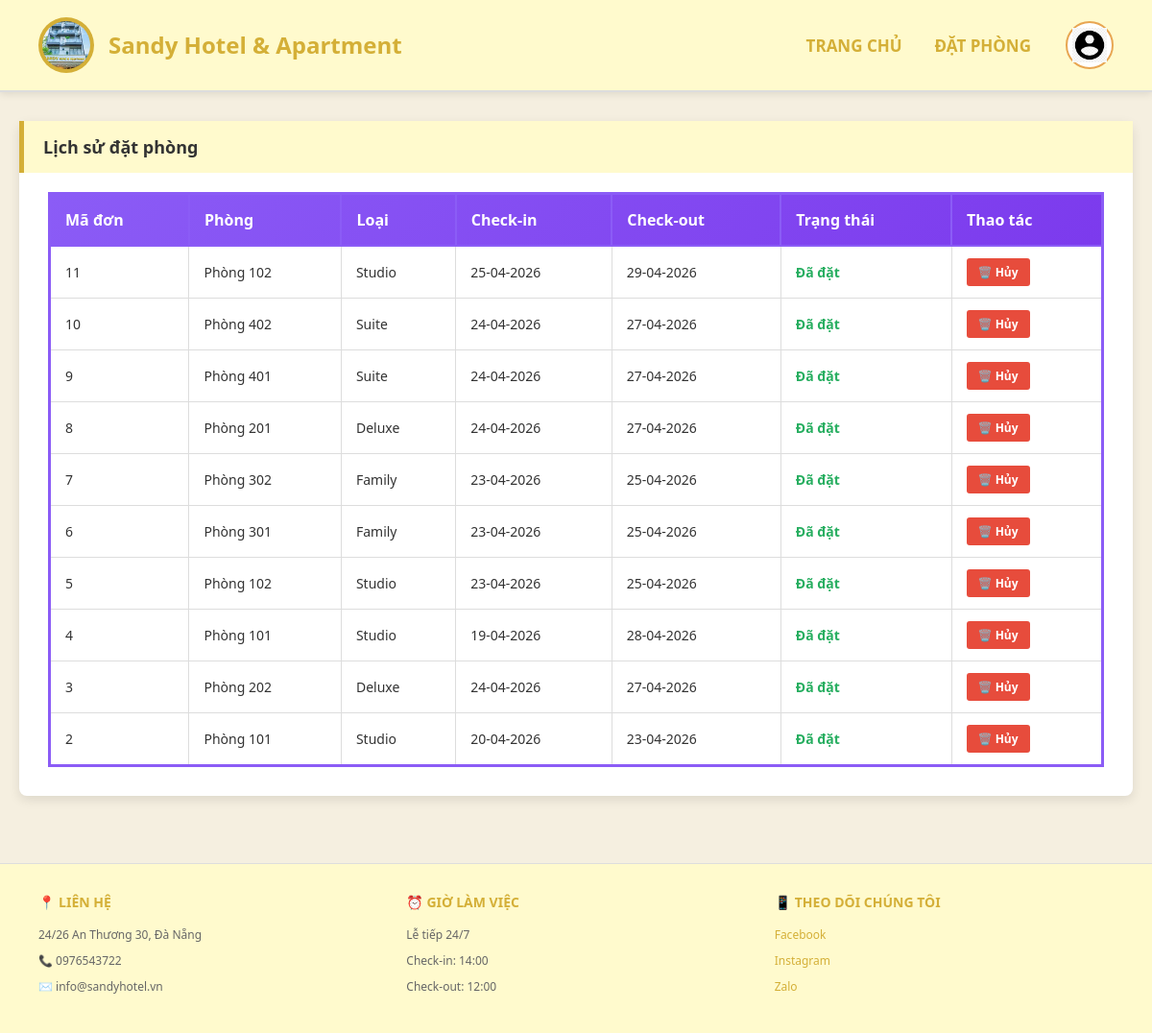
Before: /booking-history/ (signed in) with the older database file.
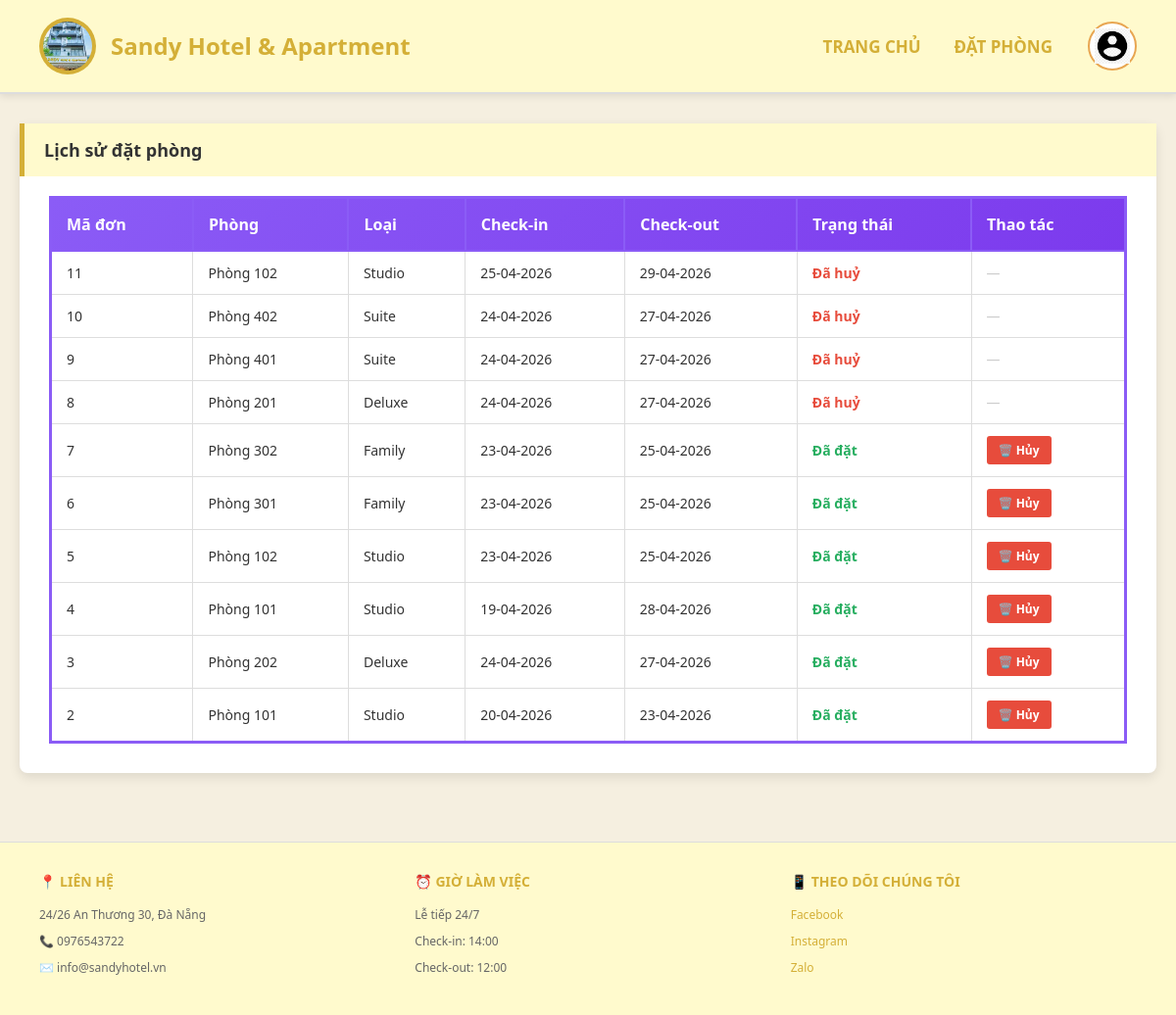
After: the same page with the newer database file.
### hotel/models.py (models this page shows, shortened)
class Booking(models.Model):
    user = models.ForeignKey(User, on_delete=models.CASCADE)
    room = models.ForeignKey(Room, on_delete=models.CASCADE)
    check_in = models.DateField()
    check_out = models.DateField()
    guest_count = models.PositiveIntegerField(default=1)
    special_request = models.TextField(blank=True)
    booking_group = models.CharField(max_length=32, blank=True, db_index=True)
    status = models.CharField(max_length=20, default='Đã đặt')  # Đã đặt, Đã huỷ, Đã check in
    created_at = models.DateTimeField(auto_now_add=True)

class Room(models.Model):
    STATUS_CHOICES = [
        ('available', 'Còn trống'),
        ('occupied', 'Đã thuê'),
        ('maintenance', 'Bảo trì'),
        ('unavailable', 'Không khả dụng'),
    ]
    room_type = models.ForeignKey(RoomType, on_delete=models.CASCADE, related_name='rooms')
    room_number = models.CharField(max_length=20, unique=True)  # 101, 102, 201, etc.
    floor = models.PositiveIntegerField(default=1)
    status = models.CharField(max_length=20, choices=STATUS_CHOICES, default='available')
    class Meta:
        ordering = ['floor', 'room_number']

class RoomType(models.Model):
    name = models.CharField(max_length=100)  # Studio, Deluxe, Twin, Double, etc.
    description = models.TextField()
    base_price = models.PositiveIntegerField()
    capacity = models.PositiveIntegerField(default=2)
    bed_count = models.PositiveIntegerField(default=1)  # Số giường
    image = models.URLField(blank=True, null=True)
    amenities = models.TextField(default='')  # Tiện nghi: WiFi, TV, AC, etc.
    created_at = models.DateTimeField(auto_now_add=True)
    class Meta:
        ordering = ['base_price']

### hotel/views.py (the view)
# urls.py: path('booking-history/', views.booking_history, name='booking_history'),
@login_required(login_url="/login/")
def booking_history(request):
    bookings = Booking.objects.filter(user=request.user).order_by("-created_at")
    return render(request, "booking_history.html", {"bookings": bookings})

### hotel/templates/booking_history.html (shortened to what this page needs)
{% extends 'base.html' %}
{% block content %}
<div class="booking-container">
  <div class="section-title">Lịch sử đặt phòng</div>
  {% if bookings %}
    <table class="booking-table">
      <thead>
        <tr>
          <th>Mã đơn</th>
          <th>Phòng</th>
          <th>Loại</th>
          <th>Check-in</th>
          <th>Check-out</th>
          <th>Trạng thái</th>
          <th>Thao tác</th>
        </tr>
      </thead>
      <tbody>
        {% for booking in bookings %}
          <tr>
            <td>{{ booking.id }}</td>
            <td>Phòng {{ booking.room.room_number }}</td>
            <td>{{ booking.room.room_type.name }}</td>
            <td>{{ booking.check_in|date:"d-m-Y" }}</td>
            <td>{{ booking.check_out|date:"d-m-Y" }}</td>
            <td>
              {% if booking.status == 'Đã đặt' %}
                <span class="status-đã-đặt">{{ booking.status }}</span>
              {% elif booking.status == 'Đã check in' %}
                <span class="status-đã-check-in">{{ booking.status }}</span>
              {% else %}
                <span class="status-đã-huỷ">{{ booking.status }}</span>
              {% endif %}
            </td>
            <td>
              {% if booking.status == 'Đã đặt' %}
                <a href="/cancel-booking/{{ booking.id }}/" class="action-btn">🗑️ Hủy</a>
              {% else %}
                <span style="color: #CCC;">—</span>
              {% endif %}
            </td>
          </tr>
        {% endfor %}
      </tbody>
    </table>
  {% else %}
    <div class="no-bookings">
      📭 Bạn chưa có đặt phòng nào. <br><br>
      <a href="/">👈 Bắt đầu đặt phòng</a>
    </div>
  {% endif %}
</div>
{% endblock %}

Changed rows visible on the page:
changed Booking id 11: status "Đã đặt" → "Đã huỷ"; status "🗑️ Hủy" → "—"
changed Booking id 10: status "Đã đặt" → "Đã huỷ"; status "🗑️ Hủy" → "—"
changed Booking id 9: status "Đã đặt" → "Đã huỷ"; status "🗑️ Hủy" → "—"
changed Booking id 8: status "Đã đặt" → "Đã huỷ"; status "🗑️ Hủy" → "—"
